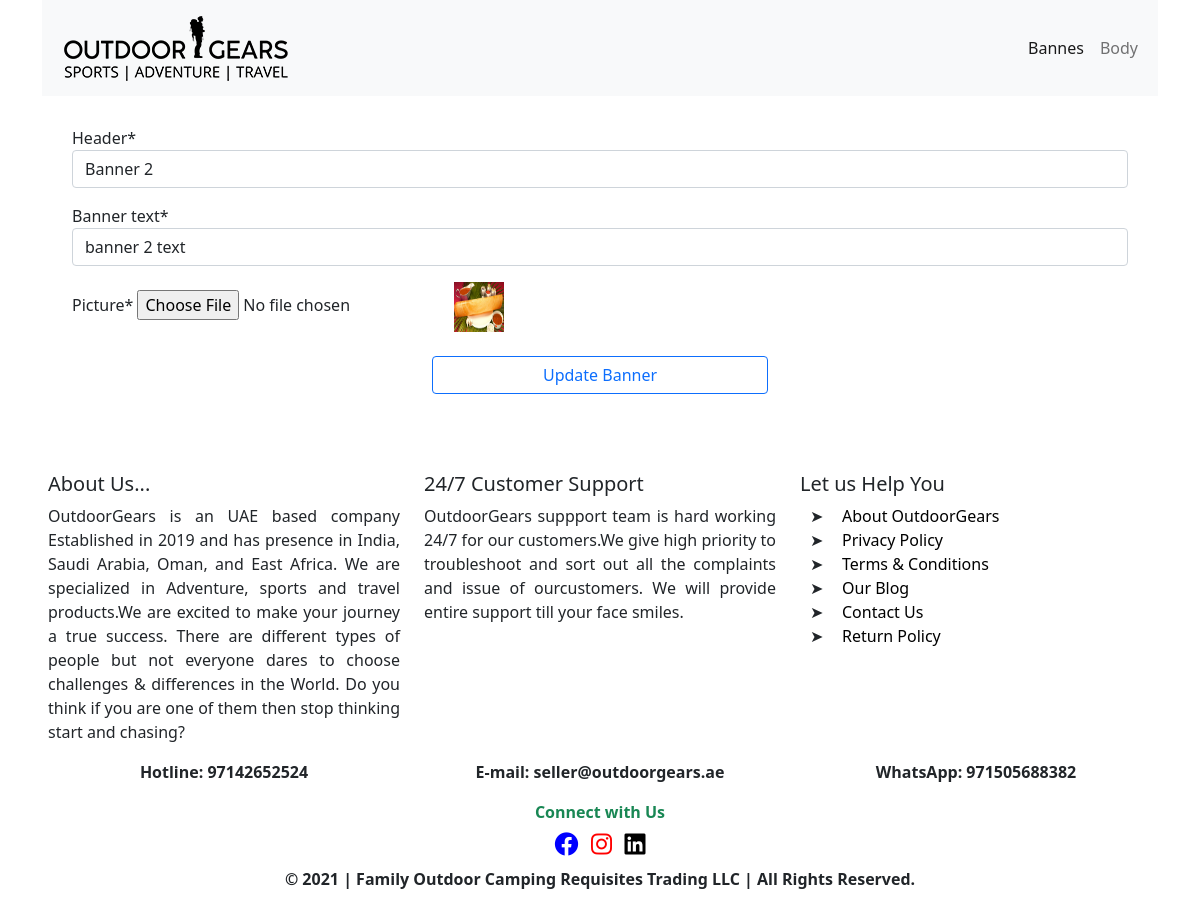
The app's page /admin/banners/edit.php?id=4 with its own data.
### tables this page shows
CREATE TABLE `body` (
  `id` int(11) NOT NULL,
  `nav_img` varchar(255) DEFAULT NULL,
  `about_us` text DEFAULT NULL,
  `customer_support` text DEFAULT NULL,
  `hot_line` varchar(255) DEFAULT NULL,
  `e_mail` varchar(255) DEFAULT NULL,
  `whatsapp` varchar(255) DEFAULT NULL,
  `facebook_link` varchar(255) DEFAULT NULL,
  `insta_link` varchar(255) DEFAULT NULL,
  `linked_link` varchar(255) DEFAULT NULL,
  `footer_copyright` varchar(255) DEFAULT NULL,
  `body_text` text DEFAULT NULL
);

CREATE TABLE `banners` (
  `id` int(11) NOT NULL,
  `header` varchar(255) DEFAULT NULL,
  `banner_text` varchar(255) DEFAULT NULL,
  `banner_img` varchar(255) DEFAULT NULL
);

### src/Database/Db.php (called while the page is built, shortened)
<?php
class Db
{
    public static $dbHost = "localhost";
    public static $dbUser = "root";
    public static $dbPass = "";
    public static $dbName = "outdoortest";
    public static function connect(){
        try {
            $conn = new PDO("mysql:host=".SELF::$dbHost.";dbname=".SELF::$dbName."", SELF::$dbUser, SELF::$dbPass);
            $conn->setAttribute(PDO::ATTR_ERRMODE, PDO::ERRMODE_EXCEPTION);
            return $conn;
        }
        catch(PDOException $e)
        {
            echo "Connection failed: " . $e->getMessage();
        }
    }
}

### src/body/body.php (called while the page is built, shortened)
<?php
    class Body{
        public $conn = null;
        public function __construct(){
            $this->conn = Db::connect();
        }
        public function fetchabody(){
            $sql = "SELECT * FROM `body` WHERE id = :id";
            $statement = $this->conn->prepare($sql);
            $statement->bindValue(':id', 1);
            $result = $statement->execute();
            $body = $statement->fetch();
            return $body;
        }
    }

### src/banners/banner.php (called while the page is built, shortened)
<?php
    class Banner{
        public $conn = null;
        public function __construct(){
            $this->conn = Db::connect();
        }
        public function fetchabanner($id){
            $sql = "SELECT * FROM `banners` WHERE id = :id";
            $statement = $this->conn->prepare($sql);
            $statement->bindValue(':id',$id);
            $result = $statement->execute();
            $singlebanner = $statement->fetch();
            return $singlebanner;
        }
    }

### admin/banners/edit.php (the view, shortened to what this page needs)
<?php
    $id = $_GET['id'];
    $banner = new Banner();
    $data = $banner->fetchabanner($id);
?>
<?php include_once('../templates/header.php'); ?>
    <div style="padding: 30px !important;">
        <form enctype="multipart/form-data" action="updatebanner.php" method="post" >
            <div class="row">
                <div class="col">
                    <div class="form-group">
                        <label for="header">Header*</label>
                        <input type="text" name="header" class="form-control" value="<?=$data['header']?>" id="header" placeholder="Header of Banner" required>
                    </div>
                </div>
            </div>
            <div class="row mt-3">
                <div class="col">
                    <div class="form-group">
                        <label for="banner_text">Banner text*</label>
                        <input type="text" name="banner_text" class="form-control" value="<?=$data['banner_text']?>" id="banner_text" placeholder="Banner Text" required>
                    </div>
                </div>
            </div>
            <div class="row mt-3">
                <div class="col">
                    <label for="banner_img">Picture*</label>
                    <input type="file" class="form-control-file" id="banner_img" placeholder="" name="banner_img" value="">
                    <img src="<?=Utility::BannersFolder.$data['banner_img']?>" alt="" style="height: 50px; width: 50px">
                </div>
            </div>
            <div class="row mt-4">
                <div class="col-4"></div>
                <div class="col-4 d-grid">
                    <button type="submit" class="btn btn-outline-primary">Update Banner</button>
                </div>
                <div class="col-4"></div>
            </div>
        </form>
    </div>
<?php include_once('../templates/footer.php'); ?>

### admin/templates/header.php (shortened to what this page needs)
<?php
    $body = new Body;
    $g_data = $body->fetchabody();
?>
<!doctype html>
<html lang="en">
  <head>
    <link href="https://cdn.jsdelivr.net/npm/bootstrap@5.0.2/dist/css/bootstrap.min.css" rel="stylesheet">
    <link rel="stylesheet" href="https://cdnjs.cloudflare.com/ajax/libs/font-awesome/6.1.1/css/all.min.css" />
    <link rel="stylesheet" type="text/css" href="https://cdn.datatables.net/v/dt/jqc-1.12.4/dt-1.12.1/b-2.2.3/sl-1.4.0/datatables.min.css"/>
    <link rel="stylesheet" href="../css/style.css">
  </head>
  <body>
    <div class="container">
        <nav class="navbar navbar-expand-lg navbar-light bg-light">
          <div class="container-fluid">
            <a class="navbar-brand" href="../index.php">
                <img src="<?=Utility::ImageFolder . $g_data['nav_img']?>" alt="">
            </a>
            <div class="collapse navbar-collapse" id="navbarSupportedContent">
              <ul class="navbar-nav ms-auto mb-2 mb-lg-0">
                <li class="nav-item">
                  <a class="nav-link active" aria-current="page" href="<?=Utility::AdminWebView?>banners/index.php">Bannes</a>
                </li>
                <li class="nav-item">
                  <a class="nav-link" href="<?=Utility::AdminWebView?>body/index.php">Body</a>
                </li>
              </ul>
            </div>
          </div>
        </nav>

### admin/templates/footer.php (shortened to what this page needs)
<?php
    $body = new Body;
    $g_data = $body->fetchabody();
?>
    </div>
    <footer class="footer px-5 mt-5">
        <div class="row text-center">
            <div class="col-md-4">
                <h5 style="text-align: left !important;">About Us...</h5>
                <p class="mt-2" style="text-align: justify;"><?=$g_data['about_us']?></p>
            </div>
            <div class="col-md-4">
                <h5 style="text-align: left !important;">24/7 Customer Support</h5>
                <p class="mt-2" style="text-align: justify;"><?=$g_data['customer_support']?></p>
            </div>
            <div class="col-md-4">
                <h5 style="text-align: left !important;">Let us Help You</h5>
                <ul style="margin-left: 10px !important; text-align: left !important;">
                    <li><a href="#">About OutdoorGears</a></li>
                    <li><a href="#">Privacy Policy</a></li>
                    <li><a href="#">Terms & Conditions</a></li>
                    <li><a href="#">Our Blog</a></li>
                    <li><a href="#">Contact Us</a></li>
                    <li><a href="#">Return Policy</a></li>
                </ul>
            </div>
        </div>
        <div class="row text-center">
            <div class="col-sm-4">
                <p class="fw-bold">Hotline: <?=$g_data['hot_line']?></p>
            </div>
            <div class="col-sm-4">
                <p class="fw-bold">E-mail: <?=$g_data['e_mail']?></p>
            </div>
            <div class="col-sm-4">
                <p class="fw-bold">WhatsApp: <?=$g_data['whatsapp']?></p>
            </div>
        </div>
        <div class="row">
            <div class="col-3"></div>
            <div class="col-6 text-center">
                <span class="text-center fw-bold text-success">Connect with Us</span><br>
                <div class="mt-2">
                    <a href="<?=$g_data['facebook_link']?>"><i class="fab fa-facebook" style="font-size: 1.5rem; color: blue;"></i></a>&nbsp;&nbsp;
                    <a href="<?=$g_data['insta_link']?>"><i class="fab fa-instagram" style="font-size: 1.5rem; color: red;"></i></a>&nbsp;&nbsp;
                    <a href="<?=$g_data['linked_link']?>"><i class="fab fa-linkedin" style="font-size: 1.5rem; color: black;"></i></a>
                </div>
            </div>
            <div class="col-3"></div>
        </div>
        <p class="text-center fw-bold mt-2"><?=$g_data['footer_copyright'];?></p>
    </footer>
  </body>
</html>

### css/style.css (style rules this page uses)
.footer ul { position: relative; list-style: none; }
.footer ul li::before { content: '\27A4'; position: absolute; left: 0; }
.footer ul li a { text-decoration: none; color: black; }

### records on screen
body: nav_img (picture), about_us "OutdoorGears is an UAE based company Established in 2019 and has presence in India, Saudi Arabia, Oman, and East Africa. We are specialized in Adventure, sports and travel products.We are excited to make your journey a true success. There are different types of people but not everyone dares to choose challenges & differences in the World. Do you think if you are one of them then stop thinking start and chasing?", customer_support "OutdoorGears suppport team is hard working 24/7 for our customers.We give high priority to troubleshoot and sort out all the complaints and issue of ourcustomers. We will provide entire support till your face smiles.", hot_line "97142652524", e_mail "seller@outdoorgears.ae", whatsapp "971505688382", footer_copyright "© 2021 | Family Outdoor Camping Requisites Trading LLC | All Rights Reserved."
banners: header "Banner 2", banner_text "banner 2 text", banner_img (picture)
